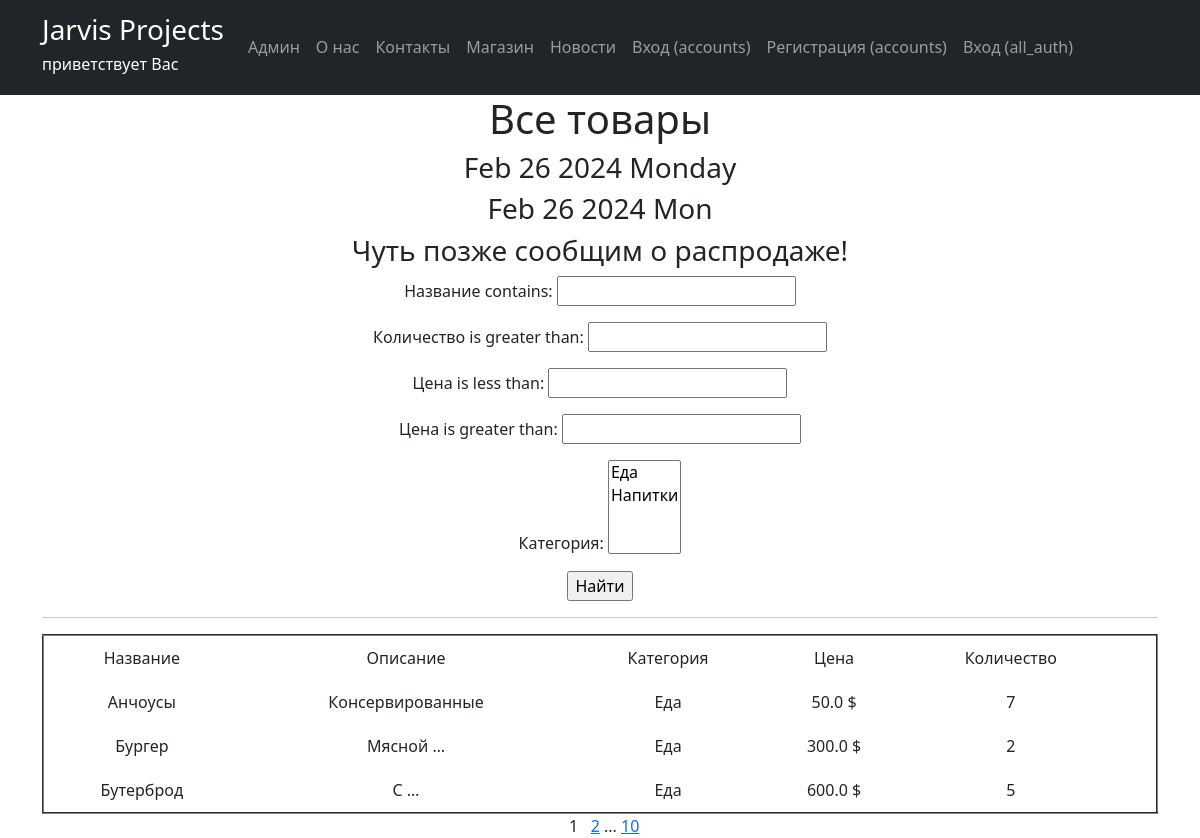
Page /store/products/ on the committed database.
### store/models.py (models this page shows, shortened)
class Product(models.Model):
    category = models.ForeignKey(to='Category', blank=True, null=True, on_delete=models.SET_NULL, related_name='products', verbose_name='Категория')
    name = models.CharField(max_length=50, unique=True, verbose_name='Название') # названия товаров не должны повторяться
    description = models.TextField(verbose_name='Описание')
    quantity = models.IntegerField(validators=[MinValueValidator(0)], verbose_name='Количество')
    price = models.FloatField(validators=[MinValueValidator(0.0)], verbose_name='Цена')
    class Meta:
        verbose_name = 'Товар'
        verbose_name_plural = 'Товар'
        ordering = ['-price']

class Category(models.Model):
    name = models.CharField(max_length=100, null=True, unique=True, verbose_name='Название')
    def __str__(self):
        return self.name
    class Meta:
        verbose_name = 'Категория'
        verbose_name_plural = 'Категории'
        ordering = ['name']

### store/views.py (the view)
# urls.py: path('products/', ProductsList.as_view(), name = 'products'),
class ProductsList(ListView):
    model = Product
    ordering = 'name'
    template_name = 'store/products.html'
    context_object_name = 'products'
    paginate_by = 3  # вот так мы можем указать количество записей на странице
    def get_queryset(self):
        queryset = super().get_queryset()
        self.filterset = ProductFilter(self.request.GET, queryset)
        return self.filterset.qs
    def get_context_data(self, **kwargs):
        context = super().get_context_data(**kwargs)
        context['time_now'] = datetime.utcnow()
        context['next_sale'] = None # или вставляем текст 'Распродажа в воскресенье!'
        context['filterset'] = self.filterset
        return context

### store/templatetags/custom_filters_store.py (called while the page is built)
@register.filter()
def currency(value, code='rub'):
    postfix = CURRENCIES_SYMBOLS[code]
    return f'{value} {postfix}'

### store/templatetags/custom_tags_store.py (called while the page is built)
@register.simple_tag()
def current_time(format_string='%b %d %Y'):
   return datetime.utcnow().strftime(format_string)

@register.simple_tag(takes_context=True)
def url_replace(context, **kwargs):
   d = context['request'].GET.copy()
   for k, v in kwargs.items():
       d[k] = v
   return d.urlencode()

### store/templates/store/products.html (shortened to what this page needs)
{% extends 'flatpages/default.html' %}
{% load custom_filters_store %}
{% load custom_tags_store %}
{% block content %}
    <h1>Все товары</h1>
    <h3>{{ time_now|date:'M d Y l' }}</h3>
    <h3>{% current_time '%b %d %Y %a' %}</h3>
    <h3> {{ next_sale|default_if_none:"Чуть позже сообщим о распродаже!" }} </h3>
   <form action="" method="get">
       {{ filterset.form.as_p }}
       <input type="submit" value="Найти" />
   </form>
    <hr>
    {% if products %}
        <table cellspacing="0" cellpadding="10" rules="cols" border="2" width="100%">
            <tr>
                <td>Название</td>
                <td>Описание</td>
                <td>Категория</td>
                <td>Цена</td>
                <td>Количество</td>
            </tr>
            {% for x in products %}
            <tr>
                <td>{{ x.name }}</td>
                <td>{{ x.description|truncatewords:1 }}</td>
                <td>{{ x.category.name|truncatechars:5 }}</td>
                <td>{{ x.price|currency:"usd" }}</td>
                <td>{{ x.quantity }}</td>
                <td>
                </td>
            </tr>
            {% endfor %}
        </table>
    {% else %}
        <h2>Товаров нет!</h2>
    {% endif %}
    &nbsp&nbsp{{ page_obj.number }}&nbsp&nbsp
    {% if page_obj.has_next %}
        <a href="?{% url_replace page=page_obj.next_page_number %}">{{ page_obj.next_page_number }}</a>
        {% if paginator.num_pages != page_obj.next_page_number %}
            ...
            <a href="?{% url_replace page=page_obj.paginator.num_pages %}">{{ page_obj.paginator.num_pages }}</a>
        {% endif %}
    {% endif %}
{% endblock content %}

### rows in the picture
Product: name "Анчоусы", description "Консервированные", category.name "Еда", price "50.0 $", quantity "7"
Product: name "Бургер", description "Мясной …", category.name "Еда", price "300.0 $", quantity "2"
Product: name "Бутерброд", description "С …", category.name "Еда", price "600.0 $", quantity "5"

### other values in the picture
{{ time_now|date:'M d Y l' }} "Feb 26 2024 Monday"
{{ next_sale|default_if_none:"Чуть позже сообщим о распродаже!" }} "Чуть позже сообщим о распродаже!"
{{ page_obj.number }} "1"
{{ page_obj.next_page_number }} "2"
{{ page_obj.paginator.num_pages }} "10"
